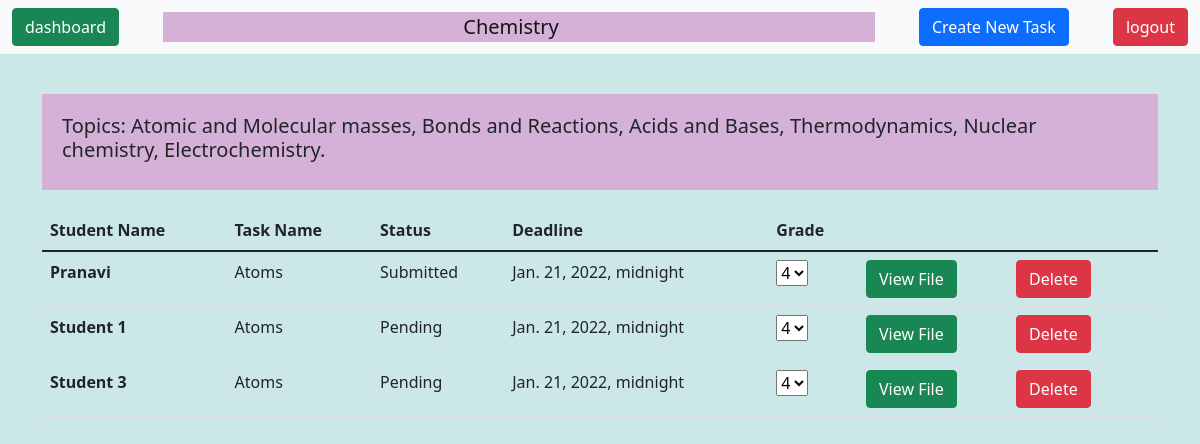
Screenshot of /admintasks/2 with the database file from the repository.
### csia_app/models.py (models this page shows, shortened)
class Subject(models.Model):
    name = models.CharField(max_length=15)
    description = models.TextField()

class Task(models.Model):
     name = models.CharField(max_length=100)
     description = models.TextField()
     deadline = models.DateTimeField()
     status = models.ForeignKey(TaskStatus, on_delete=models.CASCADE)
     student = models.ForeignKey(Student, on_delete=models.CASCADE)
     subject = models.ForeignKey(Subject, on_delete=models.CASCADE)
     file = models.FileField(upload_to= "static/", null=True, blank=True)
     grade = models.IntegerField(null=True)

class Student(models.Model):
     user = models.OneToOneField(User, on_delete=models.CASCADE)
     name = models.CharField(max_length=20)
     username = models.CharField(max_length=20)
     email = models.EmailField

class TaskStatus(models.Model):
    status = models.CharField(max_length=10)
    def __str__(self):
        return f"{self.status}"

### csia_app/views.py (the view)
# urls.py: path('admintasks/<int:subject_id>', admintasksview, name = "admintasks"),
def admintasksview(request, subject_id):
    subject = get_object_or_404(Subject, pk=subject_id)
    tasks = Task.objects.filter(subject=subject)
    context = {
        "subject": subject, "tasks": tasks
    }
    return render(request, "admintasks.html", context)

### csia_app/templates/admintasks.html (shortened to what this page needs)
{% extends 'base.html' %}
{% block content %}
<nav class="navbar navbar-light bg-light">
  <div class="container-fluid">
       <a class="btn btn-success" href="/user/homepage/">dashboard</a>
      <div style="background-color:#D5B1D8">
          <a class="navbar-brand" style = " margin-left: 300px; padding-right: 300px;">{{subject.name}}</a>
      </div>
    <button type="button" class="btn btn-primary" data-bs-toggle="modal" data-bs-target="#admintaskmodal">
      Create New Task
    </button>
    <a class="btn btn-danger" href="/userlogout/">logout</a>
  </div>
</nav>
<div style = "background-color: #CBE7E8;height: 100vh; padding-top: 40px; " >
    <div class = "container">
        <div style="background-color: #D5B1D8; padding: 20px; margin-bottom: 20px;">
            <h5>
                {{subject.description}}
            </h5>
        </div>
         <table class="table">
          <thead>
            <tr>
              <th scope="col">Student Name</th>
              <th scope="col">Task Name</th>
              <th scope="col">Status</th>
              <th scope="col">Deadline</th>
              <th scope="col">Grade</th>
            </tr>
          </thead>
          <tbody>
              {% for task in tasks %}
               <tr>
                  <th scope="row">
      {{task.student.name}}
    </th>
                   <td>{{task.name}}</td>
                  <td>{{task.status}}</td>
                  <td>{{task.deadline}}</td>
                       <td>
                   <select name="grade" id="select-{{task.id}}">
                       <option value="4" selected> 4 </option>
                      </select>
                       </td>
                  <td> <a class = "btn btn-success" href="/media/{{task.file}}" target="_blank">
                      View File
                  </a>
                  </td>
                  <td>
                     <form id="form-delete-{{task.id}}" action="{%url 'deletetask' task.id %}" method="post">
                         <button type="submit" class="btn btn-danger"> Delete </button>
                     </form>
                  </td>
                   <td>
                   </td>
                </tr>
              {% endfor %}
          </tbody>
        </table>
    </div>
</div>
{% endblock%}

### rows the page displays
Subject: name "Chemistry", description "Topics: Atomic and Molecular masses, Bonds and Reactions, Acids and Bases, Thermodynamics, Nuclear chemistry, Electrochemistry."
Task: student.name "Pranavi", name "Atoms", status "Submitted", deadline "Jan. 21, 2022, midnight", grade "4"
Task: student.name "Student 1", name "Atoms", status "Pending", deadline "Jan. 21, 2022, midnight", grade "4"
Task: student.name "Student 3", name "Atoms", status "Pending", deadline "Jan. 21, 2022, midnight", grade "4"
